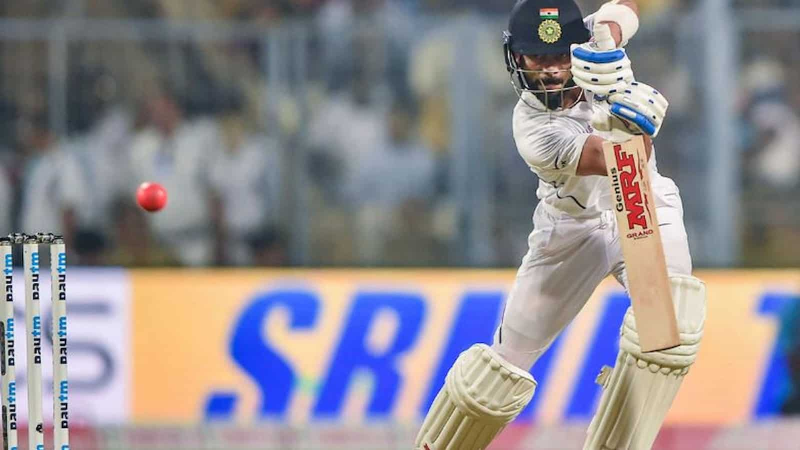
#> input picture Images/kohli-cover-drive-kolkta1.jpg, 1600 x 900 px, found by its file name (shown at 1/2 size)
$ python Blurring.py
#> lines starting #> are read from the running program, lines starting #| are printed output that depends on the picture
import cv2 as cv
import numpy as np

img = cv.imread('Images/kohli-cover-drive-kolkta1.jpg')
#> img is the input picture: shape (900, 1600, 3); mean B, G, R 145.3, 139.2, 143.1
cv.imshow('real', img)

def rescaleFrame(frame, scale = 0.75):
    # works for images, videos and live videos
#> called with scale = 0.75
    width = int(frame.shape[1] * scale)
#> width = 1200
    height = int(frame.shape[0] * scale)
#> height = 675
    dimensions = (width,height)
#> dimensions = (1200, 675)

    return cv.resize(frame, dimensions, interpolation = cv.INTER_AREA)
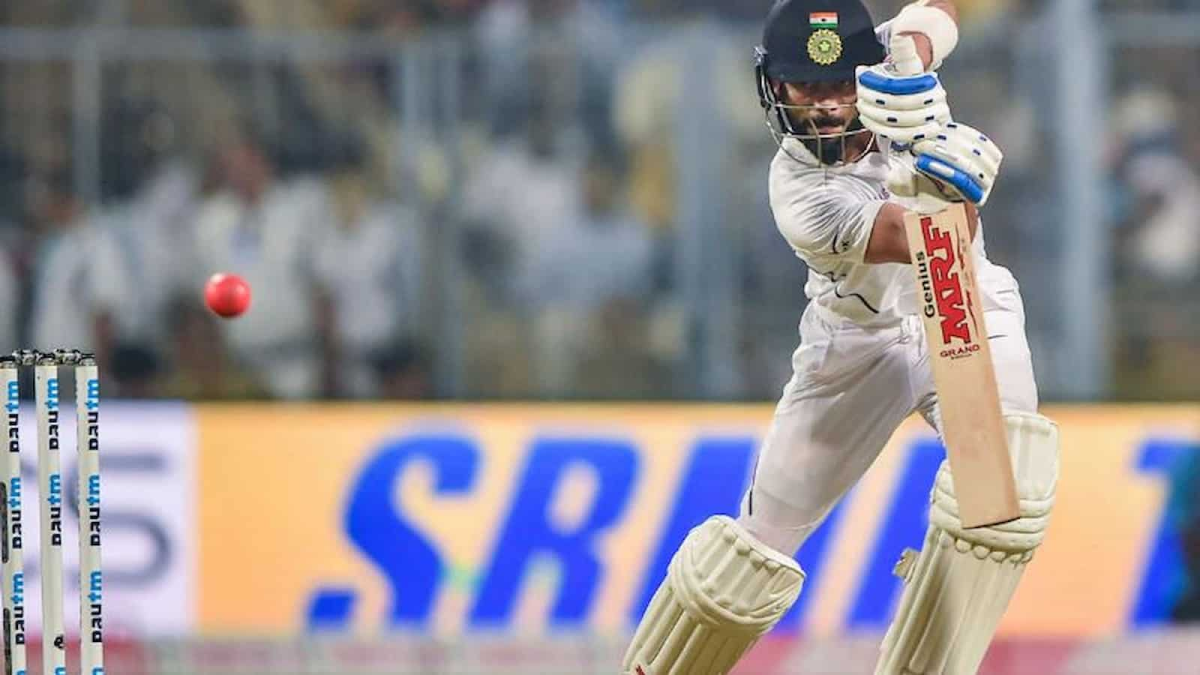
#> returned value: shape (675, 1200, 3); mean of channels 0, 1, 2 145.3, 139.2, 143.1; drawn as B, G, R

resized = rescaleFrame(img)

# Averaging
average = cv.blur(resized, (3,3))
cv.imshow('Average Blur', average)

# Gaussian Blur
gauss = cv.GaussianBlur(resized, (3,3), 0)
cv.imshow('Gaussian Blur', gauss)

# Median Blur
median = cv.medianBlur(resized, 3)
cv.imshow('Median Blur', median)

# Bilateral
# Best method, you can retain edges as well
bilateral = cv.bilateralFilter(resized, 10, 35, 25) # (img, diameter, sigmaColor, sigmaSpace)

# sigmaColor: larger values for this means that there are more colors in neighbourhood that will be considered when blur is computed
# sigmaSpace: larger values of this means that pixels further out from central pixel will influence blurring calculation

cv.imshow('Bilateral', bilateral)

cv.waitKey(0)
